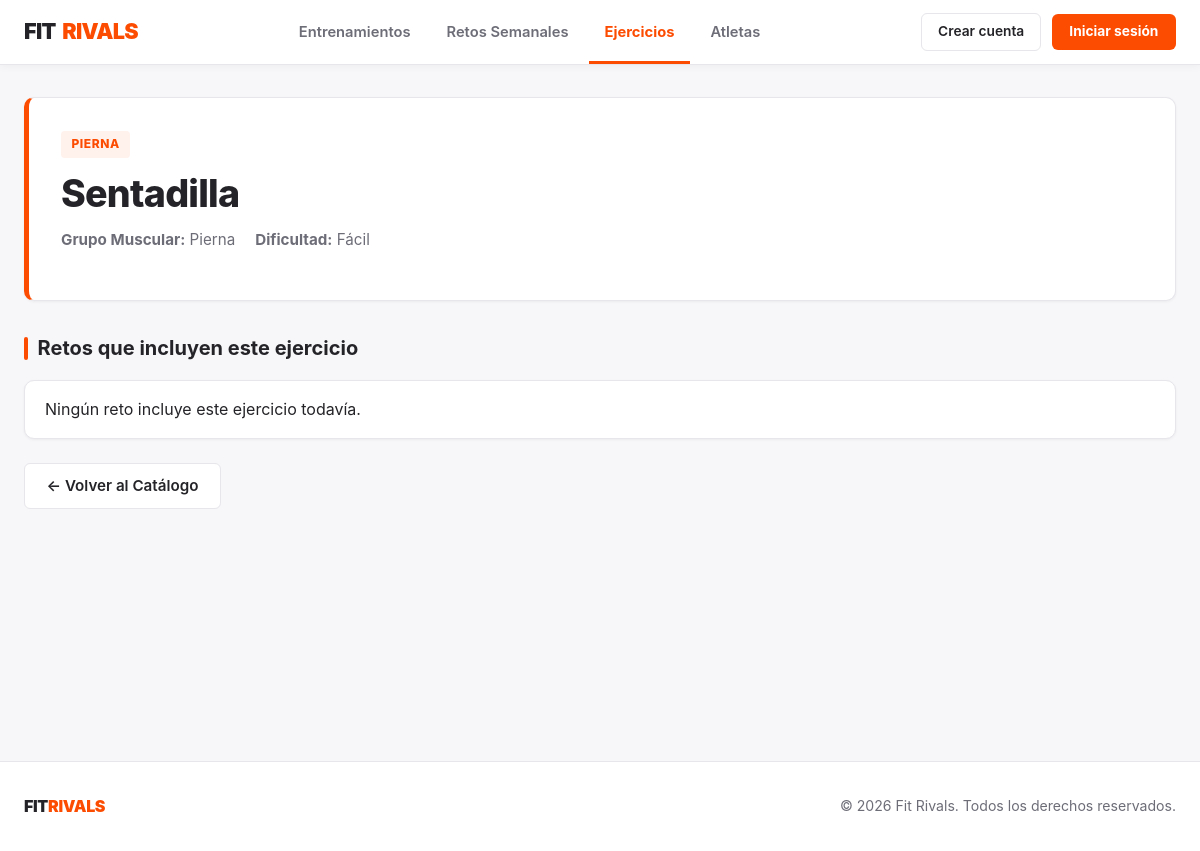
The app's page /ejercicios/1/ with its own data.
### FitrivalsApp/models.py (models this page shows, shortened)
class Ejercicio(models.Model):
    GRUPOS_MUSCULARES = [
        ('PECHO', 'Pecho'),
        ('ESPALDA', 'Espalda'),
        ('PIERNA', 'Pierna'),
        ('BRAZOS', 'Brazos'),
        ('HOMBROS', 'Hombros'),
        ('CORE', 'Core'),
    ]
    DIFICULTAD_CHOICES = [
        ('FACIL', 'Fácil'),
        ('INTERMEDIO', 'Intermedio'),
        ('AVANZADO', 'Avanzado'),
    ]
    descripcion = models.TextField(blank=True, default='')
    nombre = models.CharField(max_length=100)
    grupo_muscular = models.CharField(max_length=20, choices=GRUPOS_MUSCULARES)
    dificultad = models.CharField(max_length=20, choices=DIFICULTAD_CHOICES)

### FitrivalsApp/views.py (the view)
# urls.py: path('ejercicios/<int:pk>/', views.detalle_ejercicio, name='detalle_ejercicio'),
def detalle_ejercicio(request, pk):
    ejercicio = get_object_or_404(Ejercicio, pk=pk)
    return render(request, 'ejercicios/detalle.html', {'ejercicio': ejercicio})

### FitrivalsApp/templates/ejercicios/detalle.html (shortened to what this page needs)
{% extends 'base.html' %}
{% block content %}
    <div class="hero-card">
        <span class="badge-orange">{{ ejercicio.get_grupo_muscular_display }}</span>
        <h1>{{ ejercicio.nombre }}</h1>
        <div class="meta-datos">
            <span><strong>Grupo Muscular:</strong> {{ ejercicio.get_grupo_muscular_display }}</span>
            <span><strong>Dificultad:</strong> {{ ejercicio.get_dificultad_display }}</span>
        </div>
    </div>
    <h2>Retos que incluyen este ejercicio</h2>
    <ul>
        {% for reto in ejercicio.retos.all %}
            <li><a href="{% url 'detalle_reto' reto.pk %}">{{ reto.nombre }}</a></li>
        {% empty %}
            <li>Ningún reto incluye este ejercicio todavía.</li>
        {% endfor %}
    </ul>
    <div class="detalle-acciones">
        <a href="{% url 'lista_ejercicios' %}" class="btn-secondary-strava">← Volver al Catálogo</a>
    </div>
{% endblock %}

### FitrivalsApp/static/css/estilos.css (style rules this page uses)
:root { --strava-orange: #FC4C02; --strava-orange-hover: #E34402; --strava-orange-soft: rgba(252, 76, 2, 0.08); --bg-page: #F7F7FA; --bg-white: #FFFFFF; --text-dark: #242428; --text-muted: #6D6D78; --border-light: #E6E6EB; --radius: 10px; --shadow-sm: 0 1px 3px rgba(0, 0, 0, 0.05); --shadow-md: 0 4px 14px rgba(0, 0, 0, 0.07); }
*, *::before, *::after { box-sizing: border-box; }
html, body { margin: 0; padding: 0; min-height: 100%; background-color: var(--bg-page); color: var(--text-dark); font-family: "Inter", system-ui, -apple-system, "Segoe UI", Roboto, Helvetica, Arial, sans-serif; font-size: 1rem; line-height: 1.55; -webkit-font-smoothing: antialiased; }
h1 { margin: 0 0 0.75rem; font-size: clamp(1.75rem, 4vw, 2.35rem); font-weight: 800; line-height: 1.2; letter-spacing: -0.02em; color: var(--text-dark); }
h2 { display: flex; align-items: center; gap: 0.6rem; margin: 2rem 0 1rem; font-size: 1.25rem; font-weight: 700; color: var(--text-dark); }
h2::before { content: ""; width: 4px; height: 1.15em; border-radius: 2px; background-color: var(--strava-orange); }
a { color: var(--strava-orange); font-weight: 600; text-decoration: none; transition: color 0.15s ease; }
.btn-secondary-strava { display: inline-flex; align-items: center; justify-content: center; gap: 0.45rem; padding: 0.65rem 1.35rem; background-color: var(--bg-white); color: var(--text-dark); font-size: 0.95rem; font-weight: 600; border: 1px solid var(--border-light); border-radius: 6px; cursor: pointer; text-decoration: none; transition: border-color 0.15s ease, background-color 0.15s ease; }
.hero-card { background-color: var(--bg-white); border: 1px solid var(--border-light); border-left: 5px solid var(--strava-orange); border-radius: var(--radius); padding: 2rem; box-shadow: var(--shadow-sm); }
.badge-orange { display: inline-block; padding: 0.25rem 0.65rem; margin-bottom: 0.85rem; background-color: var(--strava-orange-soft); color: var(--strava-orange); font-size: 0.75rem; font-weight: 800; letter-spacing: 0.05em; border-radius: 4px; text-transform: uppercase; }
.main-wrapper > ul { display: grid; gap: 0.75rem; margin: 1rem 0; padding: 0; list-style: none; }
.main-wrapper > ul > li { padding: 1rem 1.25rem; background-color: var(--bg-white); border: 1px solid var(--border-light); border-radius: var(--radius); box-shadow: var(--shadow-sm); transition: border-color 0.15s ease, box-shadow 0.15s ease; }
.meta-datos { display: flex; flex-wrap: wrap; gap: 1.25rem; margin: 0.75rem 0 1rem; color: var(--text-muted); font-size: 0.95rem; }
.detalle-acciones { display: flex; flex-wrap: wrap; gap: 0.75rem; margin-top: 1.5rem; }

### FitrivalsApp/static/css/header-footer.css (style rules this page uses)
:root { --strava-orange: #FC4C02; --strava-orange-hover: #E34402; --strava-orange-soft: rgba(252, 76, 2, 0.08); --bg-page: #F7F7FA; --bg-white: #FFFFFF; --text-dark: #242428; --text-muted: #6D6D78; --border-light: #E6E6EB; }

### records on screen
Ejercicio: grupo_muscular "PIERNA", nombre "Sentadilla", grupo_muscular "Pierna", dificultad "Fácil"
